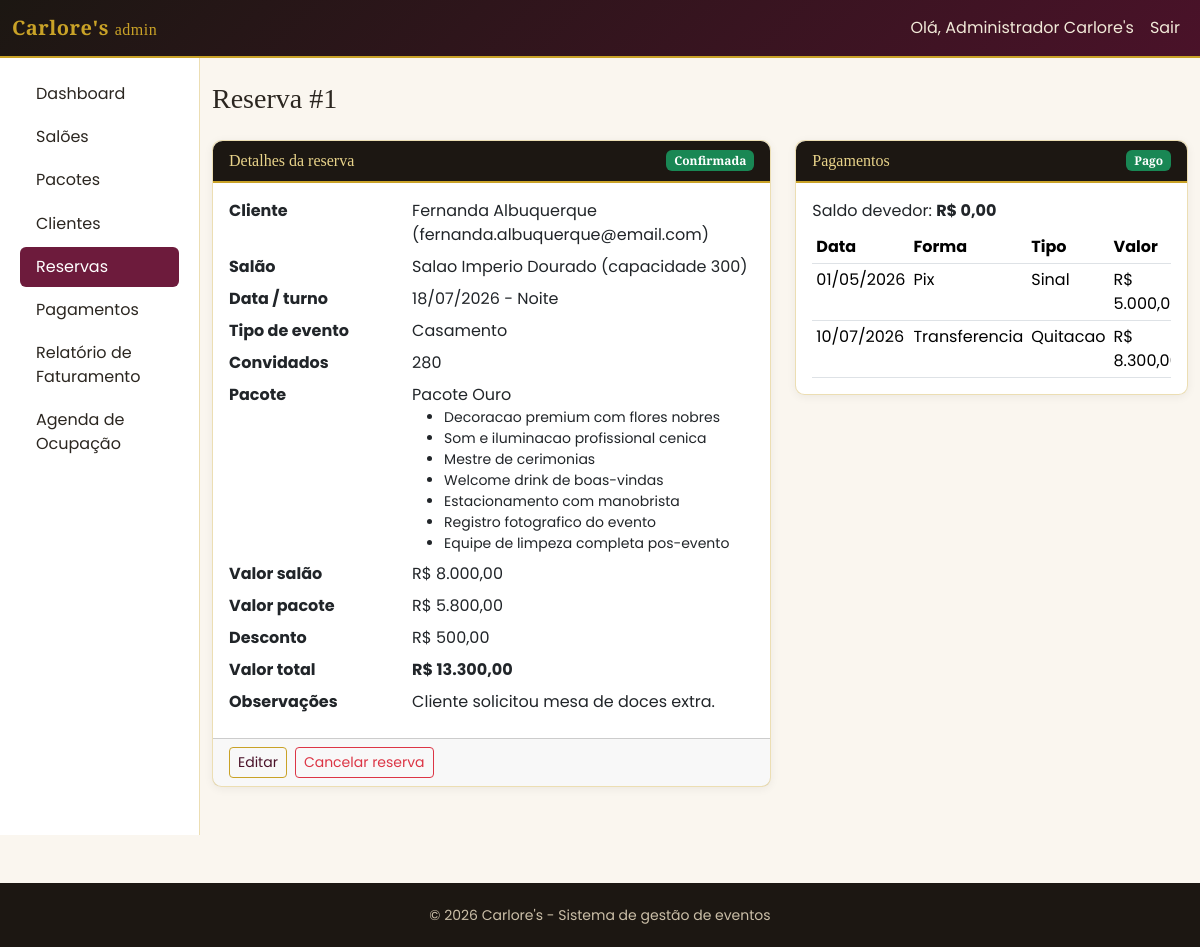
Page /admin/reservas/visualizar.php?id=1 (signed in) on the committed database.
### tables this page shows
CREATE TABLE reservas (
    id                  INT UNSIGNED AUTO_INCREMENT PRIMARY KEY,
    cliente_id          INT UNSIGNED NOT NULL,
    salao_id            INT UNSIGNED NOT NULL,
    pacote_id           INT UNSIGNED NOT NULL,
    data_evento         DATE NOT NULL,
    turno               ENUM('manha', 'tarde', 'noite') NOT NULL,
    tipo_evento         VARCHAR(80) NOT NULL,
    numero_convidados   SMALLINT UNSIGNED NOT NULL,
    status              ENUM('solicitada', 'confirmada', 'cancelada') NOT NULL DEFAULT 'solicitada',
    valor_salao         DECIMAL(10,2) NOT NULL,
    valor_pacote        DECIMAL(10,2) NOT NULL,
    desconto            DECIMAL(10,2) NOT NULL DEFAULT 0.00,
    valor_total         DECIMAL(10,2) GENERATED ALWAYS AS (valor_salao + valor_pacote - desconto) STORED,
    bloqueio_data       DATE GENERATED ALWAYS AS (CASE WHEN status = 'cancelada' THEN NULL ELSE data_evento END) STORED,
    observacoes         TEXT NULL,
    created_at          DATETIME NOT NULL DEFAULT CURRENT_TIMESTAMP,
    updated_at          DATETIME NOT NULL DEFAULT CURRENT_TIMESTAMP ON UPDATE CURRENT_TIMESTAMP,
    CONSTRAINT fk_reservas_cliente FOREIGN KEY (cliente_id) REFERENCES clientes(id)
        ON DELETE RESTRICT ON UPDATE CASCADE,
    CONSTRAINT fk_reservas_salao FOREIGN KEY (salao_id) REFERENCES saloes(id)
        ON DELETE RESTRICT ON UPDATE CASCADE,
    CONSTRAINT fk_reservas_pacote FOREIGN KEY (pacote_id) REFERENCES pacotes(id)
        ON DELETE RESTRICT ON UPDATE CASCADE,
    UNIQUE KEY uq_disponibilidade (salao_id, bloqueio_data),
    INDEX idx_reservas_data (data_evento),
    INDEX idx_reservas_status (status)
);

CREATE TABLE usuarios (
    id          INT UNSIGNED AUTO_INCREMENT PRIMARY KEY,
    nome        VARCHAR(120) NOT NULL,
    email       VARCHAR(150) NOT NULL,
    senha_hash  VARCHAR(255) NOT NULL,
    tipo        ENUM('admin', 'cliente') NOT NULL DEFAULT 'cliente',
    ativo       TINYINT(1) NOT NULL DEFAULT 1,
    created_at  DATETIME NOT NULL DEFAULT CURRENT_TIMESTAMP,
    updated_at  DATETIME NOT NULL DEFAULT CURRENT_TIMESTAMP ON UPDATE CURRENT_TIMESTAMP,
    UNIQUE KEY uq_usuarios_email (email),
    INDEX idx_usuarios_tipo (tipo)
);

CREATE TABLE saloes (
    id          INT UNSIGNED AUTO_INCREMENT PRIMARY KEY,
    nome        VARCHAR(100) NOT NULL,
    capacidade  SMALLINT UNSIGNED NOT NULL,
    descricao   TEXT NULL,
    valor_base  DECIMAL(10,2) NOT NULL DEFAULT 0.00,
    foto        VARCHAR(255) NULL,
    ativo       TINYINT(1) NOT NULL DEFAULT 1,
    created_at  DATETIME NOT NULL DEFAULT CURRENT_TIMESTAMP,
    updated_at  DATETIME NOT NULL DEFAULT CURRENT_TIMESTAMP ON UPDATE CURRENT_TIMESTAMP,
    UNIQUE KEY uq_saloes_nome (nome),
    INDEX idx_saloes_ativo (ativo)
);

CREATE TABLE pacotes (
    id          INT UNSIGNED AUTO_INCREMENT PRIMARY KEY,
    nome        VARCHAR(100) NOT NULL,
    descricao   TEXT NULL,
    preco       DECIMAL(10,2) NOT NULL,
    ativo       TINYINT(1) NOT NULL DEFAULT 1,
    created_at  DATETIME NOT NULL DEFAULT CURRENT_TIMESTAMP,
    updated_at  DATETIME NOT NULL DEFAULT CURRENT_TIMESTAMP ON UPDATE CURRENT_TIMESTAMP,
    UNIQUE KEY uq_pacotes_nome (nome)
);

CREATE TABLE pacote_itens (
    id              INT UNSIGNED AUTO_INCREMENT PRIMARY KEY,
    pacote_id       INT UNSIGNED NOT NULL,
    descricao_item  VARCHAR(150) NOT NULL,
    ordem           SMALLINT UNSIGNED NOT NULL DEFAULT 0,
    CONSTRAINT fk_pacote_itens_pacote FOREIGN KEY (pacote_id) REFERENCES pacotes(id)
        ON DELETE CASCADE ON UPDATE CASCADE,
    INDEX idx_pacote_itens_pacote (pacote_id)
);

CREATE TABLE pagamentos (
    id              INT UNSIGNED AUTO_INCREMENT PRIMARY KEY,
    reserva_id      INT UNSIGNED NOT NULL,
    valor           DECIMAL(10,2) NOT NULL,
    data_pagamento  DATE NOT NULL,
    forma_pagamento ENUM('dinheiro', 'pix', 'cartao_credito', 'cartao_debito', 'transferencia', 'boleto') NOT NULL,
    tipo            ENUM('sinal', 'parcela', 'quitacao') NOT NULL DEFAULT 'parcela',
    observacoes     VARCHAR(255) NULL,
    created_at      DATETIME NOT NULL DEFAULT CURRENT_TIMESTAMP,
    CONSTRAINT fk_pagamentos_reserva FOREIGN KEY (reserva_id) REFERENCES reservas(id)
        ON DELETE CASCADE ON UPDATE CASCADE,
    INDEX idx_pagamentos_data (data_pagamento)
);

### views/admin/reservas/detalhe.php (the view, shortened to what the rows shown need)
<?php require ROOT_PATH . '/views/partials/header_admin.php'; ?>
<div class="row g-4">
    <div class="col-lg-7">
        <div class="card card-carlores mb-4">
            <div class="card-header d-flex justify-content-between align-items-center">
                <span>Detalhes da reserva</span>
                <?= statusReservaBadge($reserva['status']) ?>
            </div>
            <div class="card-body">
                <dl class="row mb-0">
                    <dt class="col-sm-4">Cliente</dt><dd class="col-sm-8"><?= e($reserva['cliente_nome']) ?> (<?= e($reserva['cliente_email']) ?>)</dd>
                    <dt class="col-sm-4">Salão</dt><dd class="col-sm-8"><?= e($reserva['salao_nome']) ?> (capacidade <?= (int)$reserva['salao_capacidade'] ?>)</dd>
                    <dt class="col-sm-4">Data / turno</dt><dd class="col-sm-8"><?= dateBr($reserva['data_evento']) ?> - <?= turnoLabel($reserva['turno']) ?></dd>
                    <dt class="col-sm-4">Tipo de evento</dt><dd class="col-sm-8"><?= e($reserva['tipo_evento']) ?></dd>
                    <dt class="col-sm-4">Convidados</dt><dd class="col-sm-8"><?= (int)$reserva['numero_convidados'] ?></dd>
                    <dt class="col-sm-4">Pacote</dt>
                    <dd class="col-sm-8">
                        <?= e($reserva['pacote_nome']) ?>
                        <ul class="small mb-0">
                            <?php foreach ($itensPacote as $item): ?><li><?= e($item['descricao_item']) ?></li><?php endforeach; ?>
                        </ul>
                    </dd>
                    <dt class="col-sm-4">Valor salão</dt><dd class="col-sm-8"><?= moneyBr($reserva['valor_salao']) ?></dd>
                    <dt class="col-sm-4">Valor pacote</dt><dd class="col-sm-8"><?= moneyBr($reserva['valor_pacote']) ?></dd>
                    <dt class="col-sm-4">Desconto</dt><dd class="col-sm-8"><?= moneyBr($reserva['desconto']) ?></dd>
                    <dt class="col-sm-4">Valor total</dt><dd class="col-sm-8 fw-bold"><?= moneyBr($reserva['valor_total']) ?></dd>
                    <dt class="col-sm-4">Observações</dt><dd class="col-sm-8"><?= $reserva['observacoes'] ? textoMultilinha($reserva['observacoes']) : '-' ?></dd>
                </dl>
            </div>
        </div>
    </div>
    <div class="col-lg-5">
        <div class="card card-carlores">
            <div class="card-body">
                <div class="table-responsive">
                    <table class="table table-sm mb-0">
                        <thead><tr><th>Data</th><th>Forma</th><th>Tipo</th><th>Valor</th><th></th></tr></thead>
                        <tbody>
                        <?php foreach ($pagamentos as $p): ?>
                            <tr>
                                <td><?= dateBr($p['data_pagamento']) ?></td>
                                <td><?= formaPagamentoLabel($p['forma_pagamento']) ?></td>
                                <td><?= tipoPagamentoLabel($p['tipo']) ?></td>
                                <td><?= moneyBr($p['valor']) ?></td>
                            </tr>
                        <?php endforeach; ?>
                        </tbody>
                    </table>
                </div>
            </div>
        </div>
    </div>
</div>
<?php require ROOT_PATH . '/views/partials/footer_admin.php'; ?>

### views/partials/header_admin.php (shortened to what the rows shown need)
<!DOCTYPE html>
<html lang="pt-BR">
<head>
    <link href="https://cdn.jsdelivr.net/npm/bootstrap@5.3.3/dist/css/bootstrap.min.css" rel="stylesheet">
    <link href="/assets/css/theme.css" rel="stylesheet">
    <link href="/assets/css/print.css" rel="stylesheet">
</head>
<body>
<div class="container-fluid">
    <div class="row">
        <main class="col-lg-10 py-4">
            <h1 class="h3 mb-4"><?= e($tituloPagina ?? '') ?></h1>

### helpers/format_helper.php (shortened to what the rows shown need)
<?php
function e(mixed $valor): string
{
    return htmlspecialchars((string)($valor ?? ''), ENT_QUOTES, 'UTF-8');
}
function textoMultilinha(?string $texto): string
{
    return nl2br(e($texto));
}
function moneyBr(float|string|null $valor): string
{
    return 'R$ ' . number_format((float)$valor, 2, ',', '.');
}
function dateBr(?string $dataIso): string
{
    $timestamp = strtotime($dataIso);
    return $timestamp ? date('d/m/Y', $timestamp) : '';
}
function turnoLabel(?string $turno): string
{
    return TURNOS[$turno] ?? e($turno);
}
function statusReservaLabel(?string $status): string
{
    return STATUS_RESERVA[$status] ?? e($status);
}
function statusReservaBadge(?string $status): string
{
    $mapa = ['solicitada' => 'warning', 'confirmada' => 'success', 'cancelada' => 'secondary'];
    $cor = $mapa[$status] ?? 'secondary';
    return '<span class="badge text-bg-' . $cor . '">' . statusReservaLabel($status) . '</span>';
}
function formaPagamentoLabel(?string $forma): string
{
    return FORMAS_PAGAMENTO[$forma] ?? e($forma);
}
function tipoPagamentoLabel(?string $tipo): string
{
    return TIPOS_PAGAMENTO[$tipo] ?? e($tipo);
}

### rows in the picture
reservas: id "Reserva #1", status "Confirmada", usuarios.nome "Fernanda Albuquerque", usuarios.email "fernanda.albuquerque@email.com", salao.nome "Salao Imperio Dourado", salao.capacidade "300", data_evento "18/07/2026", turno "Noite", tipo_evento "Casamento", numero_convidados "280", pacote.nome "Pacote Ouro", valor_salao "R$ 8.000,00", valor_pacote "R$ 5.800,00", desconto "R$ 500,00", valor_total "R$ 13.300,00", observacoes "Cliente solicitou mesa de doces extra."
pacote_itens: descricao_item "Decoracao premium com flores nobres"
pacote_itens: descricao_item "Som e iluminacao profissional cenica"
pacote_itens: descricao_item "Mestre de cerimonias"
pacote_itens: descricao_item "Welcome drink de boas-vindas"
pacote_itens: descricao_item "Estacionamento com manobrista"
pacote_itens: descricao_item "Registro fotografico do evento"
pacote_itens: descricao_item "Equipe de limpeza completa pos-evento"
pagamentos: data_pagamento "01/05/2026", forma_pagamento "Pix", tipo "Sinal", valor "R$…"
pagamentos: data_pagamento "10/07/2026", forma_pagamento "Transferencia", tipo "Quitacao", valor "R$…"

### other values in the picture
APP_NOME "Carlore's"
$usuario['nome'] "Administrador Carlore's"
$rotulo "Dashboard"
$rotulo "Salões"
$rotulo "Pacotes"
$rotulo "Clientes"
$rotulo "Reservas"
$rotulo "Pagamentos"
$rotulo "Relatório de Faturamento"
$rotulo "Agenda de Ocupação"
$labels[$status] "Pago"
moneyBr($saldoDevedor) "R$ 0,00"
